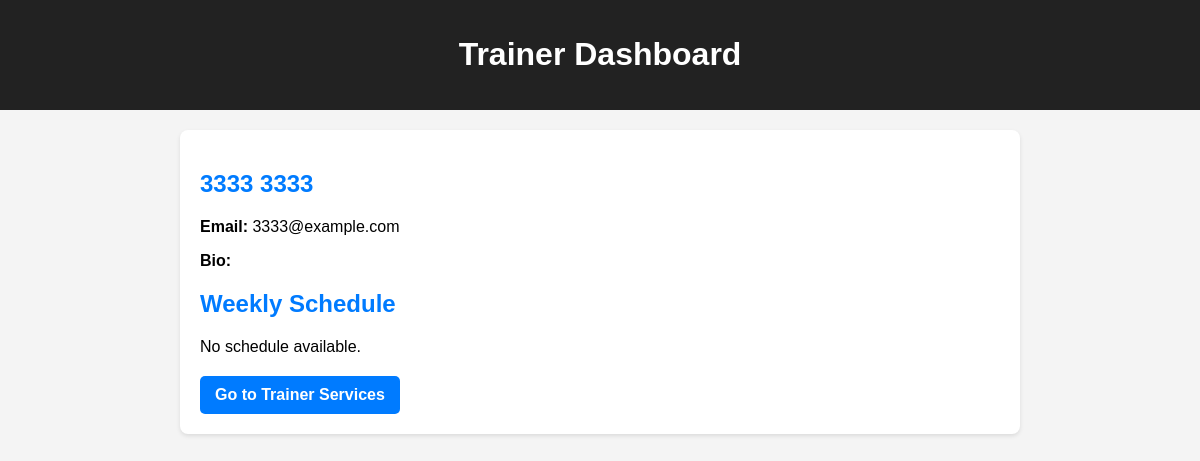
/trainer/ (signed in), run on an earlier commit of the app's database.
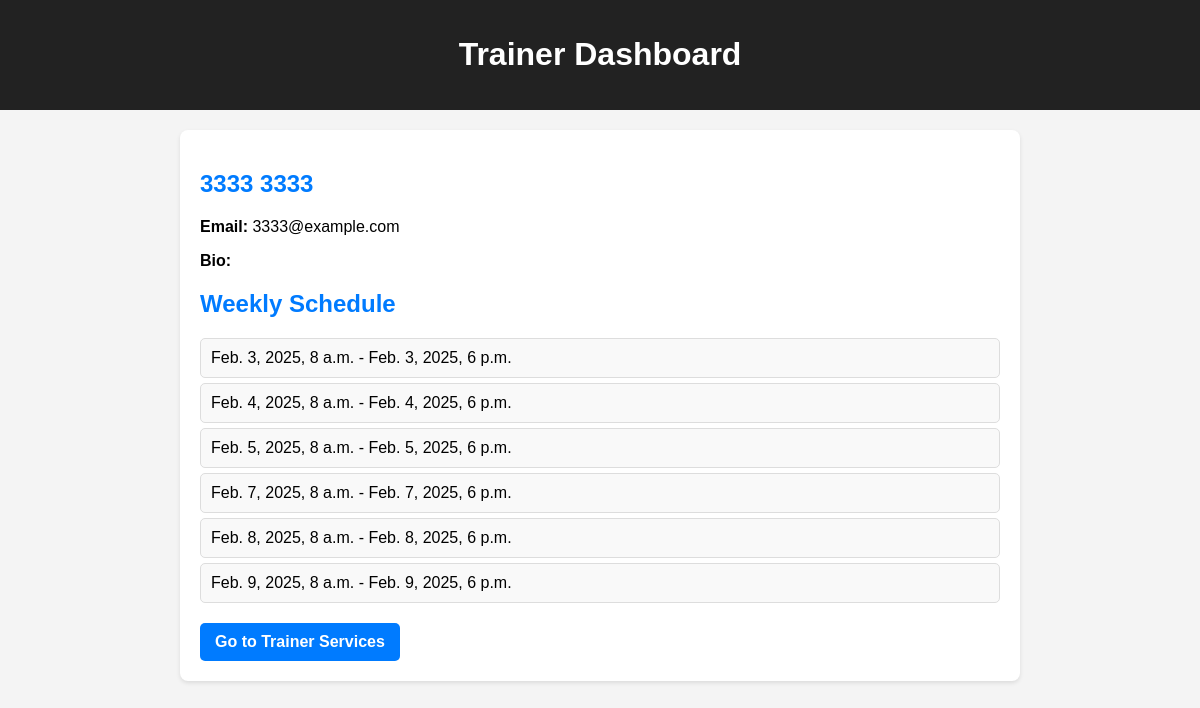
And on a later commit of the database.
### trainer/models.py (models this page shows, shortened)
class TraineSchedule(models.Model):
    datatime_start = models.DateTimeField()
    datatime_end = models.DateTimeField()
    trainer = models.ForeignKey(User, on_delete=models.CASCADE)

### trainer/views.py (the view, shortened to what this page needs)
# urls.py: path('', views.trainer_page, name='trainer_page'),
def trainer_page(request):
    if request.method == "GET":
        if Group.objects.filter(name="Trainer", user=request.user).exists():
            trainer_model = User.objects.get(pk=request.user.pk)
            trainer_data = TraineDescription.objects.filter(trainer=trainer_model).first()
            trainer_schedule = TraineSchedule.objects.filter(trainer=trainer_model)
            context = {
                "trainer_data": trainer_data,
                "trainer_schedule": trainer_schedule,
                "trainer_model": trainer_model
            }
            return render(request, "trainer.html", context)

### templates/trainer.html (shortened to what this page needs)
<!DOCTYPE html>
<html lang="en">
<head>
</head>
<body>
    <header>
        <h1>Trainer Dashboard</h1>
    </header>
    <main>
        <div class="info">
            <h2>{{ trainer_model.first_name }} {{ trainer_model.last_name }}</h2>
            <p><strong>Email:</strong> {{ trainer_model.email }}</p>
            <p><strong>Bio:</strong> {{ trainer_data.bio }}</p>
        </div>
        <div class="schedule">
            <h2>Weekly Schedule</h2>
            <ul>
                {% for schedule in trainer_schedule %}
                <li>{{ schedule.datatime_start }} - {{ schedule.datatime_end }}</li>
                {% empty %}
                <p>No schedule available.</p>
                {% endfor %}
            </ul>
        </div>
        <a href="{% url 'trainer_service' %}" class="redirect-button">Go to Trainer Services</a>
    </main>
</body>
</html>

### templates/trainer.html (style rules this page uses)
body { font-family: Arial, sans-serif; margin: 0; padding: 0; background-color: #f4f4f4; }
header { background: #222; color: #fff; padding: 15px; text-align: center; }
main { max-width: 800px; margin: 20px auto; background: #fff; padding: 20px; border-radius: 8px; box-shadow: 0 2px 4px rgba(0, 0, 0, 0.1); }
h2 { color: #007BFF; }
.info, .schedule { margin-bottom: 20px; }
.schedule ul { list-style: none; padding: 0; }
.schedule li { background: #f9f9f9; padding: 10px; margin-bottom: 5px; border-radius: 5px; border: 1px solid #ddd; }
.redirect-button { display: inline-block; padding: 10px 15px; background: #007BFF; color: #fff; text-decoration: none; border-radius: 5px; font-weight: bold; text-align: center; }

What changed in the data, as far as the page shows it:
added TraineSchedule: datatime_start "Feb. 3, 2025, 8 a.m.", datatime_end "Feb. 3, 2025, 6 p.m."
added TraineSchedule: datatime_start "Feb. 4, 2025, 8 a.m.", datatime_end "Feb. 4, 2025, 6 p.m."
added TraineSchedule: datatime_start "Feb. 5, 2025, 8 a.m.", datatime_end "Feb. 5, 2025, 6 p.m."
added TraineSchedule: datatime_start "Feb. 7, 2025, 8 a.m.", datatime_end "Feb. 7, 2025, 6 p.m."
added TraineSchedule: datatime_start "Feb. 8, 2025, 8 a.m.", datatime_end "Feb. 8, 2025, 6 p.m."
added TraineSchedule: datatime_start "Feb. 9, 2025, 8 a.m.", datatime_end "Feb. 9, 2025, 6 p.m."
Also different on the page:
text no longer shown: "No schedule available."
